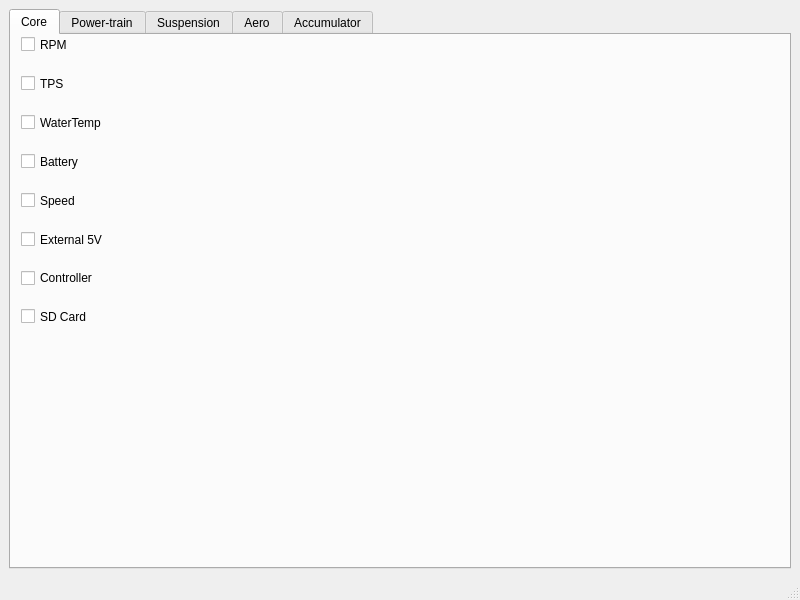
<?xml version="1.0" encoding="UTF-8"?>
<ui version="4.0">
 <class>MainWindow</class>
 <widget class="QMainWindow" name="MainWindow">
  <property name="geometry">
   <rect>
    <x>0</x>
    <y>0</y>
    <width>800</width>
    <height>600</height>
   </rect>
  </property>
  <property name="windowTitle">
   <string>MainWindow</string>
  </property>
  <widget class="QWidget" name="centralwidget">
   <layout class="QHBoxLayout" name="horizontalLayout">
    <item>
     <layout class="QVBoxLayout" name="verticalLayout">
      <item>
       <widget class="QTabWidget" name="tab_bar">
        <property name="autoFillBackground">
         <bool>false</bool>
        </property>
        <property name="currentIndex">
         <number>0</number>
        </property>
        <widget class="QWidget" name="core">
         <attribute name="title">
          <string>Core</string>
         </attribute>
         <widget class="QWidget" name="">
          <property name="geometry">
           <rect>
            <x>10</x>
            <y>0</y>
            <width>91</width>
            <height>291</height>
           </rect>
          </property>
          <layout class="QVBoxLayout" name="checkbox_layout">
           <property name="spacing">
            <number>20</number>
           </property>
           <item>
            <widget class="QCheckBox" name="rpm">
             <property name="text">
              <string>RPM</string>
             </property>
            </widget>
           </item>
           <item>
            <widget class="QCheckBox" name="tps">
             <property name="text">
              <string>TPS</string>
             </property>
            </widget>
           </item>
           <item>
            <widget class="QCheckBox" name="watertemp">
             <property name="text">
              <string>WaterTemp</string>
             </property>
            </widget>
           </item>
           <item>
            <widget class="QCheckBox" name="battery">
             <property name="text">
              <string>Battery</string>
             </property>
            </widget>
           </item>
           <item>
            <widget class="QCheckBox" name="speed">
             <property name="text">
              <string>Speed</string>
             </property>
            </widget>
           </item>
           <item>
            <widget class="QCheckBox" name="external">
             <property name="text">
              <string>External 5V</string>
             </property>
            </widget>
           </item>
           <item>
            <spacer name="checkbox_spacer">
             <property name="orientation">
              <enum>Qt::Vertical</enum>
             </property>
             <property name="sizeHint" stdset="0">
              <size>
               <width>20</width>
               <height>40</height>
              </size>
             </property>
            </spacer>
           </item>
           <item>
            <widget class="QCheckBox" name="controller">
             <property name="text">
              <string>Controller</string>
             </property>
             <property name="checkable">
              <bool>false</bool>
             </property>
            </widget>
           </item>
           <item>
            <widget class="QCheckBox" name="sdcard">
             <property name="text">
              <string>SD Card</string>
             </property>
             <property name="checkable">
              <bool>false</bool>
             </property>
            </widget>
           </item>
          </layout>
         </widget>
        </widget>
        <widget class="QWidget" name="powertrain">
         <attribute name="title">
          <string>Power-train</string>
         </attribute>
        </widget>
        <widget class="QWidget" name="suspension">
         <attribute name="title">
          <string>Suspension</string>
         </attribute>
        </widget>
        <widget class="QWidget" name="aero">
         <attribute name="title">
          <string>Aero</string>
         </attribute>
        </widget>
        <widget class="QWidget" name="accumulator">
         <attribute name="title">
          <string>Accumulator</string>
         </attribute>
        </widget>
       </widget>
      </item>
     </layout>
    </item>
   </layout>
  </widget>
  <widget class="QMenuBar" name="menubar">
   <property name="geometry">
    <rect>
     <x>0</x>
     <y>0</y>
     <width>800</width>
     <height>22</height>
    </rect>
   </property>
  </widget>
  <widget class="QStatusBar" name="statusbar"/>
 </widget>
 <resources/>
 <connections/>
</ui>
